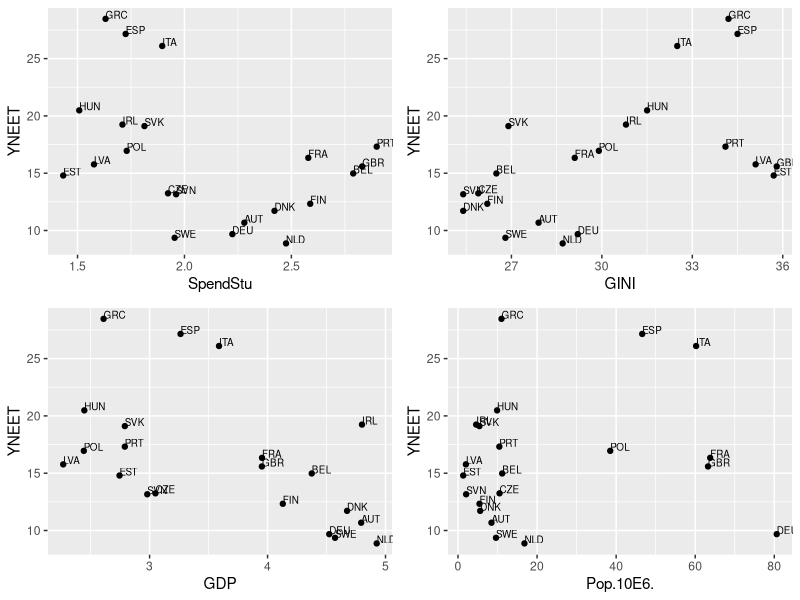

Here is the R script that generated this plot:
library(arm)
library(ggplot2)
library(ggpubr)

df <- read.csv("YNEET.csv")
head(df, 5)

par(mfrow=c(1,4))
spend <- ggplot(df, aes(x= SpendStu, y= YNEET, label=Country))+geom_point() +geom_text(aes(label=Country),hjust=0, vjust=0,size=2.5)
gini <- ggplot(df, aes(x= GINI, y= YNEET, label=Country))+geom_point() +geom_text(aes(label=Country),hjust=0, vjust=0,size=2.5)
gdp <- ggplot(df, aes(x= GDP, y= YNEET, label=Country))+geom_point() +geom_text(aes(label=Country),hjust=0, vjust=0,size=2.5)
pop <- ggplot(df, aes(x= Pop.10E6., y= YNEET, label=Country))+geom_point() +geom_text(aes(label=Country),hjust=0, vjust=0,size=2.5)
ggarrange(spend, gini, gdp, pop, ncol =2, nrow=2)

colnames(df)

yyet_lm <- lm(YNEET~SpendStu+Pop.10E6.+GINI+GDP, data=df)
display(yyet_lm)
